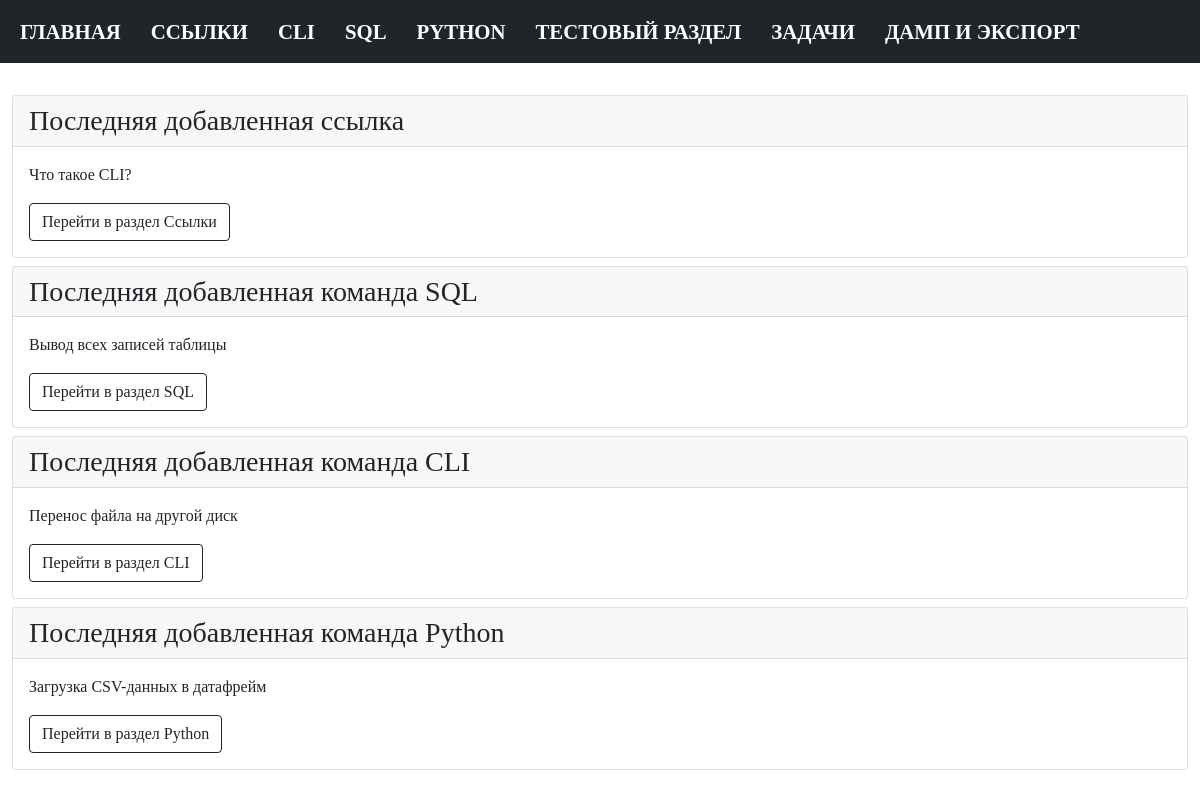
Before: / with the older database file.
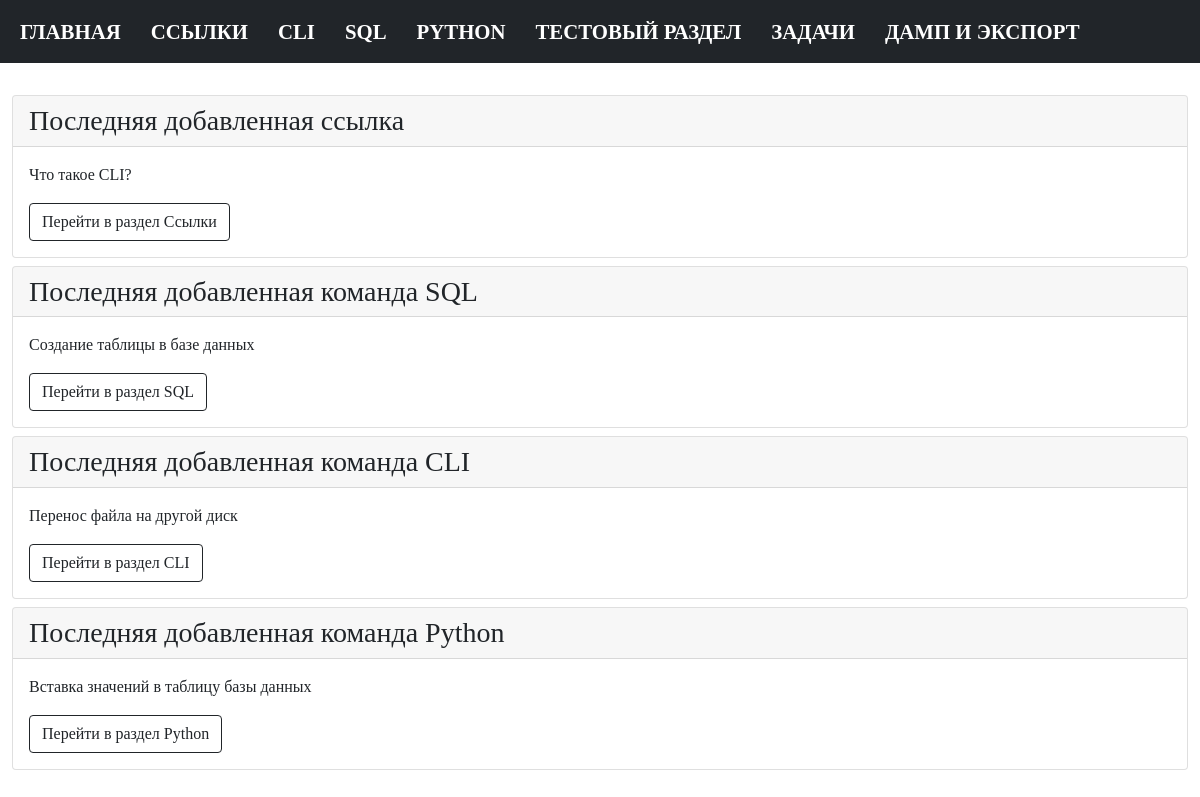
After: the same page with the newer database file.
### tables this page shows
CREATE TABLE [sql] ( 
  "sql_id" INTEGER PRIMARY KEY AUTOINCREMENT,
  "sql_command" TEXT NOT NULL,
  "sql_name" TEXT NOT NULL
);

CREATE TABLE "python" (
    "python_id" INTEGER PRIMARY KEY AUTOINCREMENT,
    "python_command" TEXT NOT NULL,
    "python_name" TEXT NOT NULL
  );

### modules/index.py (the view)
@bp.route("/")
def index():
    conn = connect.get_db_connection()
    last_links = conn.execute("SELECT * FROM links ORDER BY 1 DESC").fetchone()
    last_sql = conn.execute("SELECT * FROM sql ORDER BY 1 DESC").fetchone()
    last_bash = conn.execute("SELECT * FROM bash ORDER BY 1 DESC").fetchone()
    last_python = conn.execute("SELECT * FROM python ORDER BY 1 DESC").fetchone()
    return render_template("index.html",
                           last_links=last_links,
                           last_sql=last_sql,
                           last_bash=last_bash,
                           last_python=last_python, )

### modules/connect.py (called while the page is built)
def get_db_connection():
    db_path = os.path.join(BASE_DIR, '../database.db')
    conn = sqlite3.connect(db_path)
    conn.row_factory = sqlite3.Row
    return conn

### templates/index.html (shortened to what this page needs)
{% extends "base.html" %}
{% block content %}
{% include 'index_content.html' %}
{% endblock %}

### templates/index_content.html
<div class="card mb-2">
   <div class="card-header h3">Последняя добавленная ссылка</div>
   <div class="card-body">
      <p class="card-text">
         {{ last_links.links_name }}</p>
      <a href="{{ url_for('links_list_commands.links_list_commands') }}" class="btn btn-outline-dark">Перейти в раздел Ссылки</a>
   </div>
</div>
<div class="card mb-2">
   <div class="card-header h3">Последняя добавленная команда SQL</div>
   <div class="card-body">
      <p class="card-text">
         {{ last_sql.sql_name }}</p>
      <a href="{{ url_for('sql_list_commands.sql_list_commands') }}" class="btn btn-outline-dark">Перейти в раздел SQL</a>
   </div>
</div>
<div class="card mb-2">
   <div class="card-header h3">Последняя добавленная команда CLI</div>
   <div class="card-body">
      <p class="card-text">
         {{ last_bash.bash_name }}</p>
      <a href="{{ url_for('bash_list_commands.bash_list_commands') }}" class="btn btn-outline-dark">Перейти в раздел CLI</a>
   </div>
</div>
<div class="card mb-2">
   <div class="card-header h3">Последняя добавленная команда Python</div>
   <div class="card-body">
      <p class="card-text">
         {{ last_python.python_name }}</p>
      <a href="{{ url_for('python_list_commands.python_list_commands') }}" class="btn btn-outline-dark">Перейти в раздел Python</a>
   </div>
</div>

Changed rows visible on the page:
no longer on this page (row unchanged): sql: sql_name "Вывод всех записей таблицы"
no longer on this page (row unchanged): python: python_name "Загрузка CSV-данных в датафрейм"
added sql: sql_name "Создание таблицы в базе данных"
added python: python_name "Вставка значений в таблицу базы данных"
